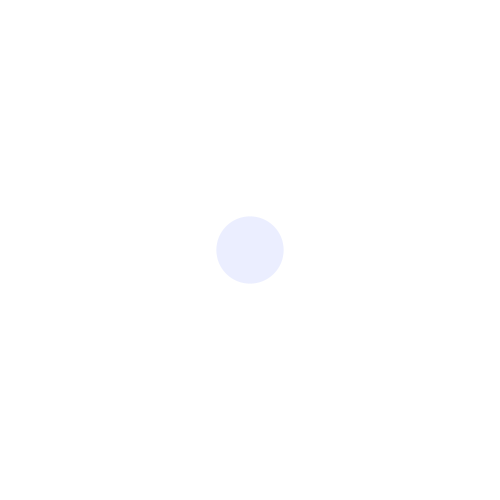
Frame 1 (no input)
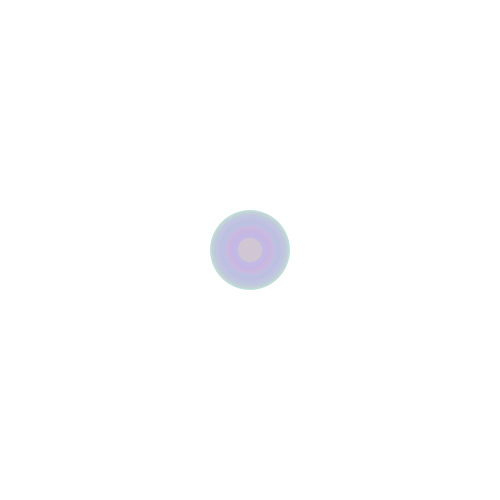
Frame 60 (the mouse pressed at the canvas centre just before this capture)
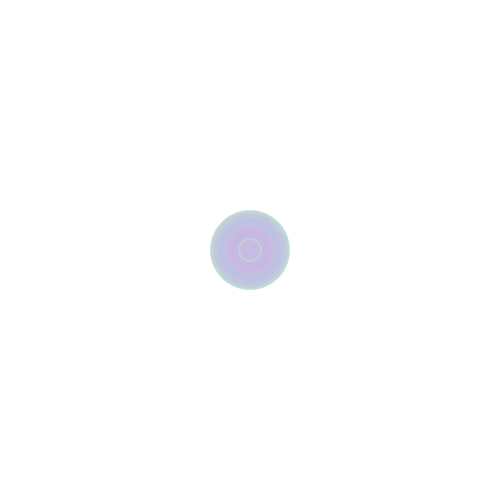
Frame 120 (the mouse held since frame 60 and released just before this capture)

The Processing sketch that drew these frames (run headless with seeded random() and noise(); from frame 60 on, the mouse is pressed at the canvas centre):

// Processing sketch: processing_103827
// ── processing_103827.pde

int counter;

void setup() {  //setup function called initially, only once
  size(500, 500);
  background(255);  //set background white
  colorMode(HSB);   //set colors to Hue, Saturation, Brightness mode
  counter = 0;
}

void draw() {  //draw function loops 
  counter++;
  noStroke();
  fill(random(255),100,255,50);
  
  if(mousePressed == true) { //add some interaction
    ellipse(mouseX, mouseY, 20, 20);
  }
  else {
    ellipse(width/2, height/2, 80*sin(counter), 80*sin(counter));
  }
}
